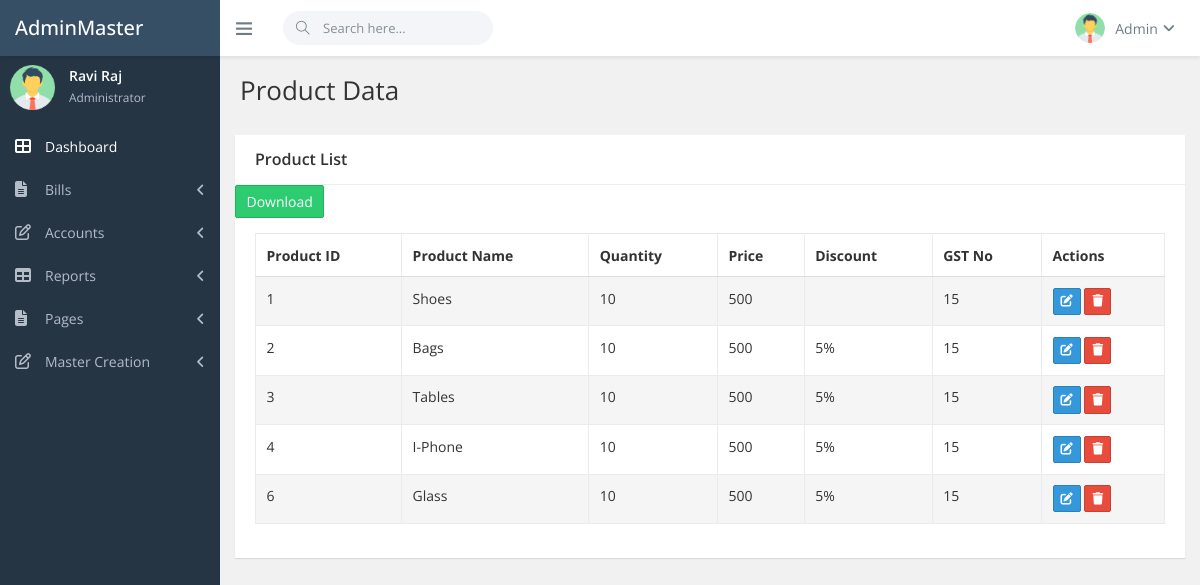
The app's page /product_data.php with its own data.
### tables this page shows
CREATE TABLE `products` (
  `id` int(11) NOT NULL,
  `product_id` varchar(255) NOT NULL,
  `product_name` varchar(255) NOT NULL,
  `uom` varchar(50) DEFAULT NULL,
  `quantity` varchar(50) NOT NULL,
  `hns_code` varchar(255) DEFAULT NULL,
  `discount` varchar(50) DEFAULT NULL,
  `gst_no` varchar(50) DEFAULT NULL,
  `preferred_vendor` varchar(255) DEFAULT NULL,
  `price` varchar(50) NOT NULL,
  `daily` varchar(50) NOT NULL,
  `created_at` timestamp NOT NULL DEFAULT current_timestamp()
);

### product_data.php (the view, shortened to what this page needs)
<?php
$servername = "localhost";
$username = "root";
$password = "";
$dbname = "ims";
$conn = new mysqli($servername, $username, $password, $dbname);
$sql = "SELECT id, product_name, uom, quantity, hns_code, discount, gst_no, preferred_vendor, price, daily FROM products";
$result = $conn->query($sql);
if ($result->num_rows > 0) {
    $products = [];
    while($row = $result->fetch_assoc()) {
        $products[] = $row;
    }
} else {
    $products = [];
}
?>
<!DOCTYPE html>
<html lang="en">
<head>
    <link href="./assets/vendors/bootstrap/dist/css/bootstrap.min.css" rel="stylesheet" />
    <link href="./assets/vendors/font-awesome/css/font-awesome.min.css" rel="stylesheet" />
    <link href="./assets/vendors/themify-icons/css/themify-icons.css" rel="stylesheet" />
    <link href="./assets/vendors/DataTables/datatables.min.css" rel="stylesheet" />
    <link href="assets/css/main.min.css" rel="stylesheet" />
</head>
<body class="fixed-navbar">
    <div class="page-wrapper">
        <header class="header">
            <div class="page-brand">
                <a class="link" href="index.html">
                    <span class="brand">Admin
                        <span class="brand-tip">Master</span>
                    </span>
                </a>
            </div>
            <div class="flexbox flex-1">
                <ul class="nav navbar-toolbar">
                    <li>
                        <a class="nav-link sidebar-toggler js-sidebar-toggler"><i class="ti-menu"></i></a>
                    </li>
                    <li>
                        <form class="navbar-search" action="javascript:;">
                            <div class="rel">
                                <span class="search-icon"><i class="ti-search"></i></span>
                                <input class="form-control" placeholder="Search here...">
                            </div>
                        </form>
                    </li>
                </ul>
               <ul class="nav navbar-toolbar">
                    <li class="dropdown dropdown-user">
                        <a class="nav-link dropdown-toggle link" data-toggle="dropdown">
                            <img src="./assets/img/admin-avatar.png" />
                            <span></span>Admin<i class="fa fa-angle-down m-l-5"></i></a>
                    </li>
                </ul>
            </div>
        </header>
        <nav class="page-sidebar" id="sidebar">
            <div id="sidebar-collapse">
                <div class="admin-block d-flex">
                    <div>
                        <img src="./assets/img/admin-avatar.png" width="45px" />
                    </div>
                    <div class="admin-info">
                        <div class="font-strong">Ravi Raj</div><small>Administrator</small></div>
                </div>
                <ul class="side-menu metismenu">
                    <li>
                        <a class="active" href="index.php"><i class="sidebar-item-icon fa fa-th-large"></i>
                            <span class="nav-label">Dashboard</span>
                        </a>
                    </li>
                    <li>
                        <a href="javascript:;"><i class="sidebar-item-icon fa fa-file-text"></i>
                            <span class="nav-label">Bills</span><i class="fa fa-angle-left arrow"></i></a>
                    </li>
                    <li>
                        <a href="javascript:;"><i class="sidebar-item-icon fa fa-edit"></i>
                            <span class="nav-label">Accounts</span><i class="fa fa-angle-left arrow"></i></a>
                    </li>
                    <li>
                        <a href="javascript:;"><i class="sidebar-item-icon fa fa-table"></i>
                            <span class="nav-label">Reports</span><i class="fa fa-angle-left arrow"></i></a>
                    </li>
                    <li>
                        <a href="javascript:;"><i class="sidebar-item-icon fa fa-file-text"></i>
                            <span class="nav-label">Pages</span><i class="fa fa-angle-left arrow"></i></a>
                    </li>
                    <li>
                        <a href="javascript:;"><i class="sidebar-item-icon fa fa-edit"></i>
                            <span class="nav-label">Master Creation</span><i class="fa fa-angle-left arrow"></i></a>
                    </li>
                </ul>
            </div>
        </nav>
        <div class="content-wrapper">
            <div class="page-heading">
                <h1 class="page-title">Product Data</h1>
            </div>
            <div class="page-content fade-in-up">
                <div class="ibox">
                    <div class="ibox-head">
                        <div class="ibox-title">Product List</div>
                    </div>
                    <button class="btn btn-success" onclick="downloadExcel()">Download</button>
                    <div class="ibox-body">
                        <table class="table table-striped table-bordered table-hover" id="example-table" cellspacing="0" width="100%">
                            <thead>
                                <tr>
                                <th>Product ID</th>
                                <th>Product Name</th>
                                <th>Quantity</th>
                                <th>Price</th>
                                <th>Discount</th>
                                <th>GST No</th>
                                <th>Actions</th>
                                </tr>
                            </thead>
                    <tbody>
                    <?php foreach ($products as $product): ?>
                        <tr>
                        <td data-label="Product ID"><?php echo htmlspecialchars($product['id']); ?></td>
                        <td data-label="Product Name"><?php echo htmlspecialchars($product['product_name']); ?></td>
                        <td data-label="Quantity"><?php echo htmlspecialchars($product['quantity']); ?></td>
                        <td data-label="Price"><?php echo htmlspecialchars($product['price']); ?></td>
                        <td data-label="Discount"><?php echo htmlspecialchars($product['discount']); ?></td>
                        <td data-label="GST No"><?php echo htmlspecialchars($product['gst_no']); ?></td>
                        <td>
                            <button class='btn btn-primary btn-sm' onclick="window.location.href='edit_product.php?id=<?php echo $product['id']; ?>'">
                                <i class="fas fa-edit"></i>
                            </button>
                            <button class='btn btn-danger btn-sm' onclick="deleteproduct(<?php echo $product['id']; ?>)">
                                <i class="fa-solid fa-trash"></i>
                            </button>
                        </td>
                    </tr>
                <?php endforeach; ?>
            </tbody>
                  </table>
                    </div>
                </div>
            </div>
        </div>
    </div>
</body>
</html>

### records on screen
products: id "1", product_name "Shoes", quantity "10", price "500", gst_no "15"
products: id "2", product_name "Bags", quantity "10", price "500", discount "5%", gst_no "15"
products: id "3", product_name "Tables", quantity "10", price "500", discount "5%", gst_no "15"
products: id "4", product_name "I-Phone", quantity "10", price "500", discount "5%", gst_no "15"
products: id "6", product_name "Glass", quantity "10", price "500", discount "5%", gst_no "15"
